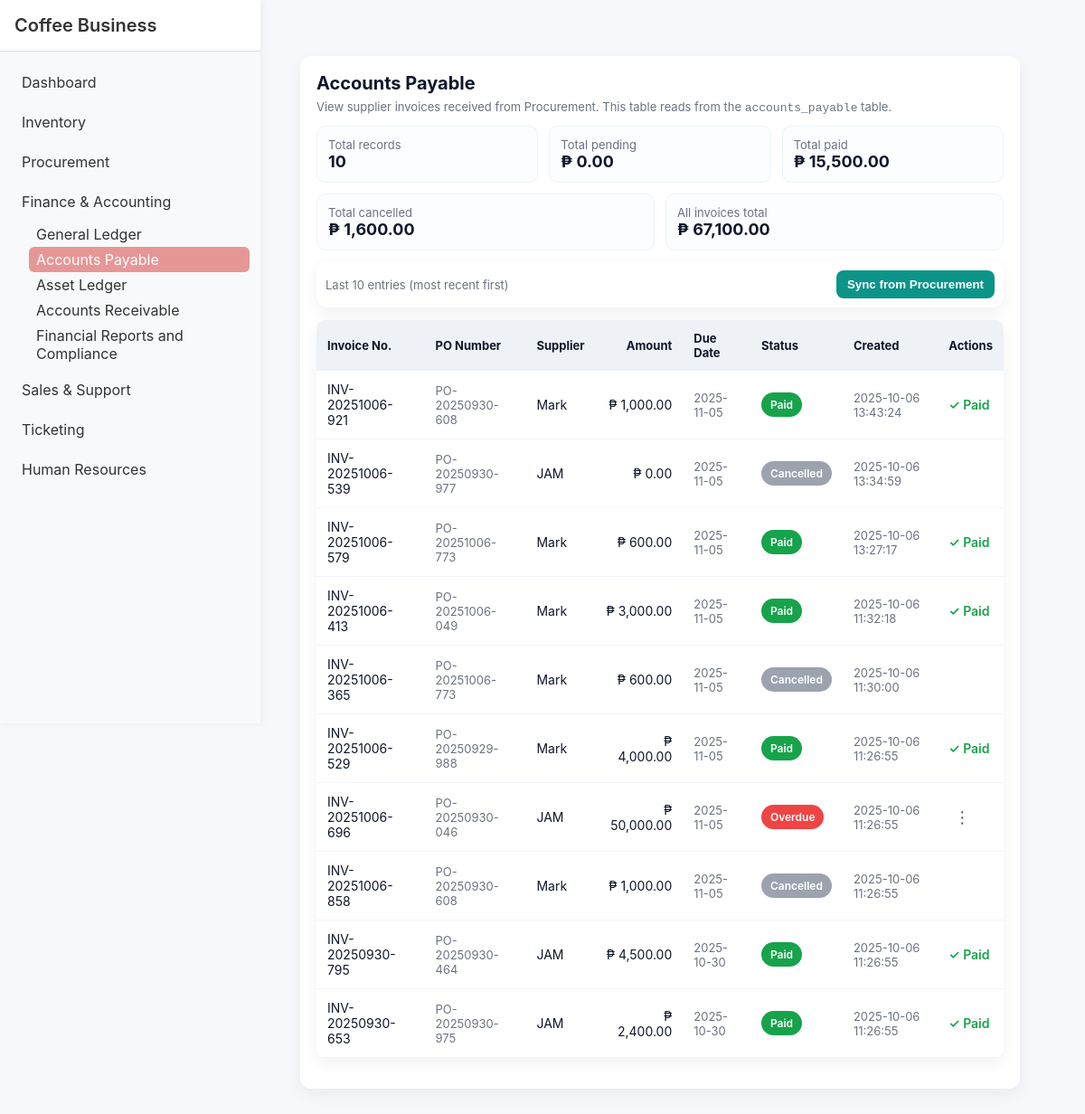
The page /Module5/finance_dashboard.php on the database its author committed.
### tables this page shows
CREATE TABLE `accounts_payable` (
  `id` int(11) NOT NULL,
  `invoice_number` varchar(50) NOT NULL,
  `po_id` int(11) NOT NULL,
  `supplier_id` int(11) NOT NULL,
  `amount` decimal(10,2) NOT NULL,
  `due_date` date DEFAULT NULL,
  `status` enum('pending','paid','overdue','cancelled') DEFAULT 'pending',
  `created_at` timestamp NOT NULL DEFAULT current_timestamp()
);

CREATE TABLE `purchase_orders` (
  `id` int(11) NOT NULL,
  `po_number` varchar(50) NOT NULL,
  `requisition_id` int(11) DEFAULT NULL,
  `supplier_id` int(11) NOT NULL,
  `order_date` datetime NOT NULL,
  `status` enum('draft','sent','confirmed','delivered','cancelled') NOT NULL DEFAULT 'draft',
  `total_amount` decimal(10,2) DEFAULT NULL,
  `notes` text DEFAULT NULL,
  `created_at` timestamp NOT NULL DEFAULT current_timestamp()
);

CREATE TABLE `suppliers` (
  `id` int(11) NOT NULL,
  `code` varchar(50) NOT NULL,
  `name` varchar(255) NOT NULL,
  `contact_info` text DEFAULT NULL,
  `address` text DEFAULT NULL,
  `performance_rating` decimal(3,2) DEFAULT NULL,
  `created_at` timestamp NOT NULL DEFAULT current_timestamp()
);

### Module5/finance_dashboard.php (the view, shortened to what this page needs)
<?php
include '../db.php';
 $stmt = $pdo->query("
    SELECT ap.*, s.name AS supplier_name, po.po_number
    FROM accounts_payable ap
    LEFT JOIN suppliers s ON ap.supplier_id = s.id
    LEFT JOIN purchase_orders po ON ap.po_id = po.id
    ORDER BY ap.created_at DESC
    LIMIT 1000
");
 $rows = $stmt->fetchAll(PDO::FETCH_ASSOC);
 $totalsStmt = $pdo->query("
    SELECT
        COUNT(*) AS total_count,
        SUM(CASE WHEN LOWER(status)='pending' THEN amount ELSE 0 END) AS total_pending,
        SUM(CASE WHEN LOWER(status)='paid' THEN amount ELSE 0 END) AS total_paid,
        SUM(CASE WHEN LOWER(status)='cancelled' THEN amount ELSE 0 END) AS total_cancelled,
        SUM(amount) AS total_amount
    FROM accounts_payable
");
 $totals = $totalsStmt->fetch(PDO::FETCH_ASSOC);
?>
<!doctype html>
<html lang="en">
<head>
</head>
<body>
  <?php include '../shared/sidebar.php'; ?>
  <div class="container">
    <div class="card">
      <h1>Accounts Payable</h1>
      <div class="subtitle">View supplier invoices received from Procurement. This table reads from the <code>accounts_payable</code> table.</div>
      <div class="summary">
        <div class="item"><div class="small">Total records</div><div class="val"><?= htmlspecialchars($totals['total_count'] ?? 0) ?></div></div>
        <div class="item"><div class="small">Total pending</div><div class="val">₱ <?= number_format((float)($totals['total_pending'] ?? 0),2) ?></div></div>
        <div class="item"><div class="small">Total paid</div><div class="val">₱ <?= number_format((float)($totals['total_paid'] ?? 0),2) ?></div></div>
        <div class="item"><div class="small">Total cancelled</div><div class="val">₱ <?= number_format((float)($totals['total_cancelled'] ?? 0),2) ?></div></div>
        <div class="item"><div class="small">All invoices total</div><div class="val">₱ <?= number_format((float)($totals['total_amount'] ?? 0),2) ?></div></div>
      </div>
      <div class="card" style="padding:10px; margin-bottom:14px;">
        <div style="display:flex;justify-content:space-between;align-items:center;gap:12px;">
          <div class="small muted">Last <?= count($rows) ?> entries (most recent first)</div>
          <div class="actions">
            <button class="btn sync" onclick="window.location='?sync=1'">Sync from Procurement</button>
          </div>
        </div>
      </div>
      <div class="table-wrap card" style="padding:0;">
        <table>
          <thead>
            <tr>
              <th>Invoice No.</th>
              <th>PO Number</th>
              <th>Supplier</th>
              <th class="right">Amount</th>
              <th>Due Date</th>
              <th>Status</th>
              <th>Created</th>
              <th>Actions</th>
            </tr>
          </thead>
          <tbody>
            <?php if(!$rows): ?>
              <tr><td colspan="8" class="small muted">No accounts payable records found.</td></tr>
            <?php else: ?>
              <?php foreach($rows as $r): ?>
                <?php
                  $status = strtolower(trim($r['status'] ?? 'pending'));
                  if ($status === 'paid') $badgeClass = 'paid';
                  elseif ($status === 'overdue') $badgeClass = 'overdue';
                  elseif ($status === 'cancelled') $badgeClass = 'cancelled';
                  else $badgeClass = 'pending';
                ?>
                <tr>
                  <td><?= htmlspecialchars($r['invoice_number']) ?></td>
                  <td class="small"><?= htmlspecialchars($r['po_number'] ?? '-') ?></td>
                  <td><?= htmlspecialchars($r['supplier_name'] ?? ('ID: '.$r['supplier_id'])) ?></td>
                  <td class="right">₱ <?= number_format((float)$r['amount'],2) ?></td>
                  <td class="small"><?= htmlspecialchars($r['due_date'] ?? '-') ?></td>
                  <td><span class="badge <?= $badgeClass ?>"><?= htmlspecialchars(ucfirst($status)) ?></span></td>
                  <td class="small"><?= htmlspecialchars($r['created_at']) ?></td>
                  <td>
                    <?php if ($status === 'pending'): ?>
                      <div class="dropdown">
                        <button class="dropdown-toggle" onclick="toggleDropdown(event, '<?= htmlspecialchars($r['invoice_number']) ?>')">
                          &#8942;
                        </button>
                        <div id="dropdown-<?= htmlspecialchars($r['invoice_number']) ?>" class="dropdown-menu">
                          <button class="btn btn-success" onclick="updateStatus('<?= htmlspecialchars($r['invoice_number']) ?>', 'mark_paid')">
                            Mark as Paid
                          </button>
                          <button class="btn btn-warning" onclick="updateStatus('<?= htmlspecialchars($r['invoice_number']) ?>', 'mark_overdue')">
                            Mark as Overdue
                          </button>
                          <div class="dropdown-divider"></div>
                          <button class="btn btn-danger" onclick="updateStatus('<?= htmlspecialchars($r['invoice_number']) ?>', 'cancel')">
                            Cancel Invoice
                          </button>
                        </div>
                      </div>
                    <?php elseif ($status === 'overdue'): ?>
                      <div class="dropdown">
                        <button class="dropdown-toggle" onclick="toggleDropdown(event, '<?= htmlspecialchars($r['invoice_number']) ?>')">
                          &#8942;
                        </button>
                      </div>
                    <?php elseif ($status === 'paid'): ?>
                      <span class="paid-indicator">✓ Paid</span>
                    <?php endif; ?>
                  </td>
                </tr>
              <?php endforeach; ?>
            <?php endif; ?>
          </tbody>
        </table>
      </div>
    </div>
  </div>
</body>
</html>

### Module5/finance_dashboard.php (style rules this page uses)
:root { --bg:#f6f8fb; --card:#fff; --muted:#6b7280; --accent:#11698e; --danger:#ef4444; --ok:#16a34a; --cancel:#9ca3af; --table-head:#eef2f6; }
body { font-family:Inter,system-ui,-apple-system,Segoe UI,Roboto,"Helvetica Neue",Arial; background:var(--bg); margin:0; padding:32px; color:#0f172a; }
.container { margin-left: 260px; padding: 30px 40px; transition: margin-left 0.3s ease; }
.card { background:var(--card); padding:18px; border-radius:12px; box-shadow:0 6px 18px rgba(14,20,30,0.06); margin-bottom:16px; }
h1 { margin:0 0 6px 0; font-size:20px; }
.subtitle { color:var(--muted); font-size:13px; margin-bottom:12px; }
.summary { display:flex; gap:12px; flex-wrap:wrap; margin-bottom:12px; }
.summary .item { flex:1; min-width:180px; background:#fbfdff; padding:12px; border-radius:10px; border:1px solid #eef4f7; }
.summary .val { font-weight:700; font-size:18px; }
.table-wrap { overflow:auto; border-radius:10px; }
table { width:100%; border-collapse:collapse; background:var(--card); }
thead th { background:var(--table-head); text-align:left; padding:12px; font-size:13px; color:#0f172a; position:sticky; top:0; }
tbody td { padding:12px; border-bottom:1px solid #f1f5f9; font-size:14px; color:#0f172a; }
.badge { display:inline-block; padding:6px 10px; border-radius:999px; font-size:12px; color:#fff; font-weight:600; }
.badge.paid { background:var(--ok); }
.badge.overdue { background:var(--danger); }
.badge.cancelled { background:var(--cancel); }
.small { font-size:13px; color:var(--muted); }
.right { text-align:right; }
.actions { display:flex; gap:8px; align-items:center; }
.btn { padding:8px 12px; border-radius:8px; border:0; background:var(--accent); color:#fff; font-weight:600; cursor:pointer; }
.btn.sync { background:#0d9488; }
.muted { color:var(--muted); }
.dropdown { position: relative; display: inline-block; }
.dropdown-toggle { background: none; border: none; font-size: 18px; cursor: pointer; padding: 5px; color: #555; display: flex; align-items: center; justify-content: center; width: 30px; height: 30px; border-radius: 50%; transition: background-color 0.2s; }
.paid-indicator { color: var(--ok); font-size: 14px; font-weight: 600; }

### rows shown on the page
accounts_payable: invoice_number "INV-20251006-921", po.po_number "PO-20250930-608", supplier.name "Mark", amount "1,000.00", due_date "2025-11-05", status "Paid", created_at "2025-10-06 13:43:24", shows "✓ Paid"
accounts_payable: invoice_number "INV-20251006-539", po.po_number "PO-20250930-977", supplier.name "JAM", amount "0.00", due_date "2025-11-05", status "Cancelled", created_at "2025-10-06 13:34:59"
accounts_payable: invoice_number "INV-20251006-579", po.po_number "PO-20251006-773", supplier.name "Mark", amount "600.00", due_date "2025-11-05", status "Paid", created_at "2025-10-06 13:27:17", shows "✓ Paid"
accounts_payable: invoice_number "INV-20251006-413", po.po_number "PO-20251006-049", supplier.name "Mark", amount "3,000.00", due_date "2025-11-05", status "Paid", created_at "2025-10-06 11:32:18", shows "✓ Paid"
accounts_payable: invoice_number "INV-20251006-365", po.po_number "PO-20251006-773", supplier.name "Mark", amount "600.00", due_date "2025-11-05", status "Cancelled", created_at "2025-10-06 11:30:00"
accounts_payable: invoice_number "INV-20251006-529", po.po_number "PO-20250929-988", supplier.name "Mark", amount "4,000.00", due_date "2025-11-05", status "Paid", created_at "2025-10-06 11:26:55", shows "✓ Paid"
accounts_payable: invoice_number "INV-20251006-696", po.po_number "PO-20250930-046", supplier.name "JAM", amount "50,000.00", due_date "2025-11-05", status "Overdue", created_at "2025-10-06 11:26:55"
accounts_payable: invoice_number "INV-20251006-858", po.po_number "PO-20250930-608", supplier.name "Mark", amount "1,000.00", due_date "2025-11-05", status "Cancelled", created_at "2025-10-06 11:26:55"
accounts_payable: invoice_number "INV-20250930-795", po.po_number "PO-20250930-464", supplier.name "JAM", amount "4,500.00", due_date "2025-10-30", status "Paid", created_at "2025-10-06 11:26:55", shows "✓ Paid"
accounts_payable: invoice_number "INV-20250930-653", po.po_number "PO-20250930-975", supplier.name "JAM", amount "2,400.00", due_date "2025-10-30", status "Paid", created_at "2025-10-06 11:26:55", shows "✓ Paid"

### other values the page prints
$totals['total_count'] "10"
$totals['total_pending'] "0.00"
$totals['total_paid'] "15,500.00"
$totals['total_cancelled'] "1,600.00"
$totals['total_amount'] "67,100.00"
count($rows) "10"
